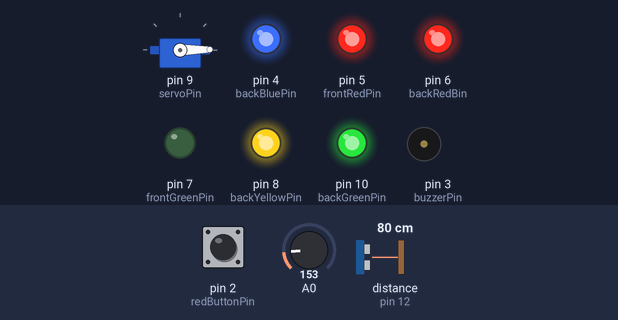
The sketch below on a simulated Arduino Uno, built with avr-gcc and run on an emulated ATmega328P. On the bench: servo, output pins drawn as LEDs (lit = HIGH), buzzer (waves = sounding, pin HIGH). Wiring (inferred from the names in the program): ultrasonic range finder: trigger pin 11; echo pin 12. The inputs (shaded band) are chosen by the test bench; at power-on: distance to the obstacle (sensor on pin 12) 80 cm, pin 2 (redButtonPin) HIGH, A0 = 153. The echo pulse lasts 58.3 µs per cm; pins used as bus, display or sensor lines are not drawn; what the sketch prints to the serial monitor is not drawn.

Above: at 2.6 s.
2.7 s: distance to the obstacle (sensor on pin 12) set to 9 cm
4.2 s: distance to the obstacle (sensor on pin 12) set to 6 cm
At 4.4 s:
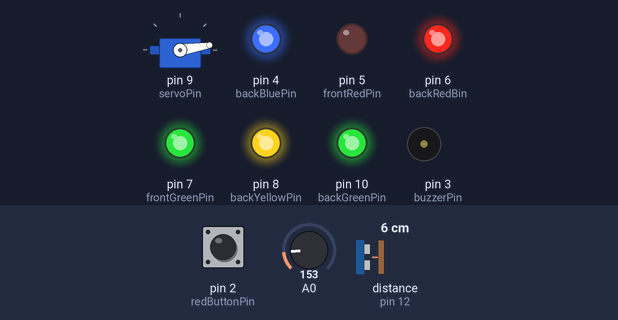
At 6.4 s:
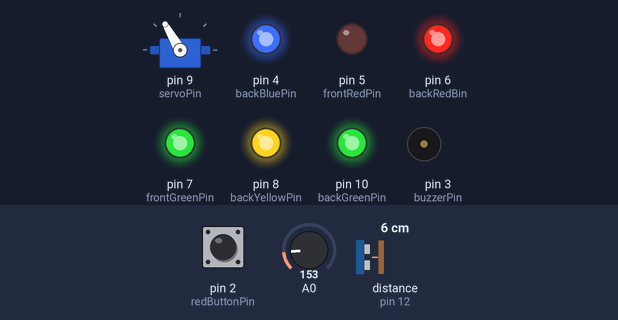
Timing chart, 0 to 9.9 s (numbered marks = the images above; inputs shaded):
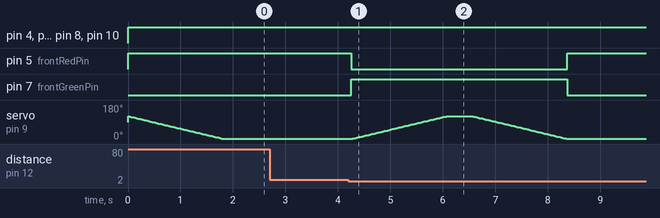

Measured:
- the behaviour switches between 8 and 7 cm on distance to the obstacle (sensor on pin 12) (found by bisection; images 0 and 1)
- after the input at 2.7 s, every drawn part: stays the same
- after the input at 4.2 s, pin 5 (frontRedPin): HIGH → LOW after 0.05 s, → HIGH 4.1 s later; pin 7 (frontGreenPin): LOW → HIGH after 0.05 s, → LOW 4.1 s later; servo on pin 9 (servoPin): rises from 1° to 120° in 1.8 s, then falls to 1° in 2.3 s

The sketch:

project.ino
```cpp
#include <Servo.h>  //include the servo library

Servo myservo;  //create a servo object

const int trigPin = 11;  //connects to the trigger pin on the distance sensor
const int echoPin = 12;  //connects to the echo pin on the distance sensor

const int servoPin = 9;

const int frontGreenPin = 7;
const int frontRedPin = 5;

const int backBluePin = 4;
const int backRedBin = 6;
const int backYellowPin = 8;
const int backGreenPin = 10;

const int buzzerPin = 3;

const int redButtonPin = 2;

int distThreshold = 3;  // in inches

float distance = 0;  //stores the distance measured by the distance sensor
int servoPos = 1;    //the servo will move to this position

bool serviceRunning = true;

float temp = 0;

void setup() {
  Serial.begin(9600);  //set up a serial connection with the computer

  pinMode(trigPin, OUTPUT);  //the trigger pin will output pulses of electricity
  pinMode(echoPin, INPUT);   //the echo pin will measure the duration of pulses coming back from the distance sensor

  myservo.attach(servoPin);  //tell the servo object that its servo is plugged into pin 9

  pinMode(frontGreenPin, OUTPUT);
  pinMode(frontRedPin, OUTPUT);

  pinMode(backBluePin, OUTPUT);
  pinMode(backRedBin, OUTPUT);
  pinMode(backYellowPin, OUTPUT);
  pinMode(backGreenPin, OUTPUT);

  pinMode(buzzerPin, OUTPUT);

  pinMode(redButtonPin, INPUT_PULLUP);
}

void loop() {
  digitalWrite(frontRedPin, HIGH);

  digitalWrite(backBluePin, HIGH);
  digitalWrite(backRedBin, HIGH);
  digitalWrite(backYellowPin, HIGH);
  digitalWrite(backGreenPin, HIGH);

  temp = getTemp();
  Serial.println(temp);

  if (digitalRead(redButtonPin) == LOW) {
    if (serviceRunning == true) {
      serviceRunning = false;
      criticalAlarm();
    } else {
      serviceRunning = true;
    }
    // Button debouce.
    delay(500);
  }

  if (serviceRunning == true) {
    distance = getDistance();  //variable to store the distance measured by the sensor

    if (distance < distThreshold) {
      // Turn off the red light and keep the green on for
      // a short amount of time.
      digitalWrite(frontRedPin, LOW);
      digitalWrite(frontGreenPin, HIGH);
      moveTollGate();
      digitalWrite(frontGreenPin, LOW);
      digitalWrite(frontRedPin, HIGH);
      delay(5000);  //add delay how much you want
    } else {
      digitalWrite(frontRedPin, HIGH);
      if (servoPos == 1) {
        moveTollDown();
      }
    }

    delay(50);  //delay 50ms between each distance reading
  }
}


//------------------FUNCTIONS-------------------------------
//RETURNS THE DISTANCE MEASURED BY THE HC-SR04 DISTANCE SENSOR
float getDistance() {
  float echoTime;            //variable to store the time it takes for a ping to bounce off an object
  float calculatedDistance;  //variable to store the distance calculated from the echo time

  //send out an ultrasonic pulse that's 10ms long
  digitalWrite(trigPin, HIGH);
  delayMicroseconds(10);
  digitalWrite(trigPin, LOW);

  echoTime = pulseIn(echoPin, HIGH);  //use the pulsein command to see how long it takes for the
                                      //pulse to bounce back to the sensor

  calculatedDistance = echoTime / 148.0;  //calculate the distance of the object that reflected the pulse (half the bounce time multiplied by the speed of sound)

  return calculatedDistance;  //send back the distance that was calculated
}

float getTemp() {
  float voltage;   //the voltage measured from the TMP36
  float degreesC;  //the temperature in Celsius, calculated from the voltage
  // float degreesF;  //the temperature in Fahrenheit, calculated from the voltage

  voltage = analogRead(A0) * 0.004882813;  //convert the analog reading, which varies from 0 to 1023, back to a voltage value from 0-5 volts
  degreesC = (voltage - 0.5) * 100.0;      //convert the voltage to a temperature in degrees Celsius
  // degreesF = degreesC * (9.0 / 5.0) + 32.0;  //convert the voltage to a temperature in degrees Fahrenheit
  return degreesC;
}

void criticalAlarm() {
  for (int i = 0; i < 5; i++) {  // Repeat 5 times for a strong alarm effect
    tone(buzzerPin, 880, 200);   // A5
    delay(250);                  // Short pause between tones
    tone(buzzerPin, 698, 200);   // F5
    delay(250);
  }
}

void moveTollGate() {
  moveTollUp();
  delay(500);
  moveTollDown();
}

void moveTollUp() {
  for (servoPos = 1; servoPos <= 120; servoPos += 1) {
    myservo.write(servoPos);
    delay(15);
  }
}

void moveTollDown() {
  for (servoPos = 120; servoPos >= 1; servoPos -= 1) {
    myservo.write(servoPos);
    delay(15);
  }
}
```
